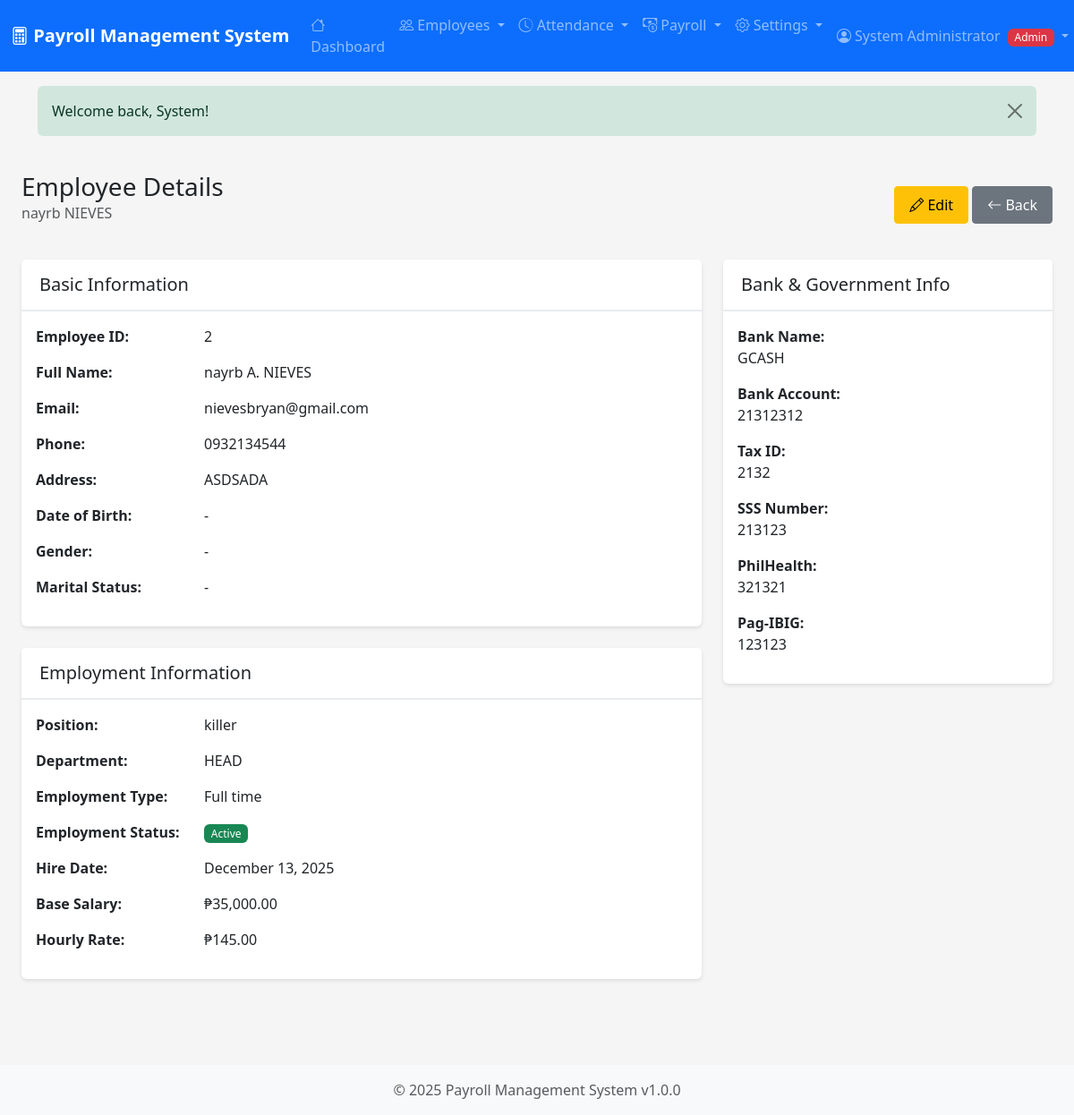
/employees/view.php?id=2 (signed in), run on the app's committed database.
### tables this page shows
CREATE TABLE `employees` (
  `id` int(11) NOT NULL,
  `user_id` int(11) DEFAULT NULL,
  `employee_id` varchar(20) NOT NULL,
  `first_name` varchar(50) NOT NULL,
  `last_name` varchar(50) NOT NULL,
  `middle_name` varchar(50) DEFAULT NULL,
  `email` varchar(100) NOT NULL,
  `phone` varchar(20) DEFAULT NULL,
  `address` text DEFAULT NULL,
  `date_of_birth` date DEFAULT NULL,
  `gender` enum('male','female','other') DEFAULT NULL,
  `marital_status` enum('single','married','divorced','widowed') DEFAULT NULL,
  `position` varchar(100) NOT NULL,
  `department` varchar(100) NOT NULL,
  `employment_type` enum('full-time','part-time','contract','intern') DEFAULT 'full-time',
  `employment_status` enum('active','on-leave','suspended','terminated') DEFAULT 'active',
  `hire_date` date NOT NULL,
  `termination_date` date DEFAULT NULL,
  `base_salary` decimal(12,2) NOT NULL,
  `hourly_rate` decimal(10,2) DEFAULT NULL,
  `bank_name` varchar(100) DEFAULT NULL,
  `bank_account` varchar(50) DEFAULT NULL,
  `tax_id` varchar(50) DEFAULT NULL,
  `sss_number` varchar(20) DEFAULT NULL,
  `philhealth_number` varchar(20) DEFAULT NULL,
  `pagibig_number` varchar(20) DEFAULT NULL,
  `created_at` timestamp NOT NULL DEFAULT current_timestamp(),
  `updated_at` timestamp NOT NULL DEFAULT current_timestamp() ON UPDATE current_timestamp()
);

### includes/functions.php (called while the page is built, shortened)
<?php
function formatCurrency($amount) {
    return '₱' . number_format($amount, 2, '.', ',');
}
function formatDate($date, $format = DISPLAY_DATE_FORMAT) {
    return date($format, strtotime($date));
}
function getStatusBadge($status) {
    $badges = [
        'active' => 'success',
        'on-leave' => 'warning',
        'suspended' => 'danger',
        'terminated' => 'dark',
        'pending' => 'warning',
        'approved' => 'success',
        'rejected' => 'danger',
        'draft' => 'secondary',
        'processing' => 'info',
        'completed' => 'success',
        'locked' => 'dark',
        'paid' => 'success',
        'cancelled' => 'danger'
    ];
    return $badges[$status] ?? 'secondary';
}

### employees/view.php (the view, shortened to what this page needs)
<?php
require_once __DIR__ . '/../includes/functions.php';
$database = new Database();
$conn = $database->getConnection();
$id = intval($_GET['id'] ?? 0);
$query = "SELECT e.*, u.username
          FROM employees e
          LEFT JOIN users u ON e.user_id = u.id
          WHERE e.id = :id";
$stmt = $conn->prepare($query);
$stmt->bindParam(':id', $id);
$stmt->execute();
require_once __DIR__ . '/../includes/header.php';
$employee = $stmt->fetch();
?>
<div class="container-fluid">
    <div class="row mb-4">
        <div class="col-12">
            <div class="d-flex justify-content-between align-items-center">
                <div>
                    <h1 class="h3 mb-0">Employee Details</h1>
                    <p class="text-muted"><?php echo htmlspecialchars($employee['first_name'] . ' ' . $employee['last_name']); ?></p>
                </div>
                <div>
                    <a href="<?php echo BASE_URL; ?>employees/edit.php?id=<?php echo $id; ?>" class="btn btn-warning">
                        <i class="bi bi-pencil"></i> Edit
                    </a>
                    <a href="<?php echo BASE_URL; ?>employees/index.php" class="btn btn-secondary">
                        <i class="bi bi-arrow-left"></i> Back
                    </a>
                </div>
            </div>
        </div>
    </div>
    <div class="row">
        <div class="col-md-8">
            <div class="card">
                <div class="card-header">
                    <h5 class="mb-0">Basic Information</h5>
                </div>
                <div class="card-body">
                    <div class="row mb-3">
                        <div class="col-md-3"><strong>Employee ID:</strong></div>
                        <div class="col-md-9"><?php echo htmlspecialchars($employee['employee_id']); ?></div>
                    </div>
                    <div class="row mb-3">
                        <div class="col-md-3"><strong>Full Name:</strong></div>
                        <div class="col-md-9"><?php echo htmlspecialchars($employee['first_name'] . ' ' . ($employee['middle_name'] ? $employee['middle_name'] . ' ' : '') . $employee['last_name']); ?></div>
                    </div>
                    <div class="row mb-3">
                        <div class="col-md-3"><strong>Email:</strong></div>
                        <div class="col-md-9"><?php echo htmlspecialchars($employee['email']); ?></div>
                    </div>
                    <div class="row mb-3">
                        <div class="col-md-3"><strong>Phone:</strong></div>
                        <div class="col-md-9"><?php echo htmlspecialchars($employee['phone'] ?: '-'); ?></div>
                    </div>
                    <div class="row mb-3">
                        <div class="col-md-3"><strong>Address:</strong></div>
                        <div class="col-md-9"><?php echo htmlspecialchars($employee['address'] ?: '-'); ?></div>
                    </div>
                    <div class="row mb-3">
                        <div class="col-md-3"><strong>Date of Birth:</strong></div>
                        <div class="col-md-9"><?php echo $employee['date_of_birth'] ? formatDate($employee['date_of_birth']) : '-'; ?></div>
                    </div>
                    <div class="row mb-3">
                        <div class="col-md-3"><strong>Gender:</strong></div>
                        <div class="col-md-9"><?php echo ucfirst($employee['gender'] ?: '-'); ?></div>
                    </div>
                    <div class="row mb-3">
                        <div class="col-md-3"><strong>Marital Status:</strong></div>
                        <div class="col-md-9"><?php echo ucfirst($employee['marital_status'] ?: '-'); ?></div>
                    </div>
                </div>
            </div>
            <div class="card mt-3">
                <div class="card-header">
                    <h5 class="mb-0">Employment Information</h5>
                </div>
                <div class="card-body">
                    <div class="row mb-3">
                        <div class="col-md-3"><strong>Position:</strong></div>
                        <div class="col-md-9"><?php echo htmlspecialchars($employee['position']); ?></div>
                    </div>
                    <div class="row mb-3">
                        <div class="col-md-3"><strong>Department:</strong></div>
                        <div class="col-md-9"><?php echo htmlspecialchars($employee['department']); ?></div>
                    </div>
                    <div class="row mb-3">
                        <div class="col-md-3"><strong>Employment Type:</strong></div>
                        <div class="col-md-9"><?php echo ucfirst(str_replace('-', ' ', $employee['employment_type'])); ?></div>
                    </div>
                    <div class="row mb-3">
                        <div class="col-md-3"><strong>Employment Status:</strong></div>
                        <div class="col-md-9">
                            <span class="badge bg-<?php echo getStatusBadge($employee['employment_status']); ?>">
                                <?php echo ucfirst($employee['employment_status']); ?>
                            </span>
                        </div>
                    </div>
                    <div class="row mb-3">
                        <div class="col-md-3"><strong>Hire Date:</strong></div>
                        <div class="col-md-9"><?php echo formatDate($employee['hire_date']); ?></div>
                    </div>
                    <div class="row mb-3">
                        <div class="col-md-3"><strong>Base Salary:</strong></div>
                        <div class="col-md-9"><?php echo formatCurrency($employee['base_salary']); ?></div>
                    </div>
                    <div class="row mb-3">
                        <div class="col-md-3"><strong>Hourly Rate:</strong></div>
                        <div class="col-md-9"><?php echo $employee['hourly_rate'] ? formatCurrency($employee['hourly_rate']) : '-'; ?></div>
                    </div>
                </div>
            </div>
        </div>
        <div class="col-md-4">
            <div class="card">
                <div class="card-header">
                    <h5 class="mb-0">Bank & Government Info</h5>
                </div>
                <div class="card-body">
                    <p><strong>Bank Name:</strong><br><?php echo htmlspecialchars($employee['bank_name'] ?: '-'); ?></p>
                    <p><strong>Bank Account:</strong><br><?php echo htmlspecialchars($employee['bank_account'] ?: '-'); ?></p>
                    <p><strong>Tax ID:</strong><br><?php echo htmlspecialchars($employee['tax_id'] ?: '-'); ?></p>
                    <p><strong>SSS Number:</strong><br><?php echo htmlspecialchars($employee['sss_number'] ?: '-'); ?></p>
                    <p><strong>PhilHealth:</strong><br><?php echo htmlspecialchars($employee['philhealth_number'] ?: '-'); ?></p>
                    <p><strong>Pag-IBIG:</strong><br><?php echo htmlspecialchars($employee['pagibig_number'] ?: '-'); ?></p>
                </div>
            </div>
        </div>
    </div>
</div>
<?php require_once __DIR__ . '/../includes/footer.php'; ?>

### assets/css/style.css (style rules this page uses)
:root { --primary-color: #0d6efd; --secondary-color: #6c757d; --success-color: #198754; --danger-color: #dc3545; --warning-color: #ffc107; --info-color: #0dcaf0; --light-color: #f8f9fa; --dark-color: #212529; }
body { font-family: 'Segoe UI', Tahoma, Geneva, Verdana, sans-serif; background-color: #f5f5f5; min-height: 100vh; display: flex; flex-direction: column; }
.card { border: none; box-shadow: 0 2px 4px rgba(0, 0, 0, 0.1); transition: box-shadow 0.3s; margin-bottom: 1.5rem; }
.card-header { background-color: #fff; border-bottom: 2px solid #e9ecef; font-weight: 600; padding: 1rem 1.25rem; }
.badge { padding: 0.35em 0.65em; font-weight: 500; }
.btn { border-radius: 4px; font-weight: 500; padding: 0.5rem 1rem; transition: all 0.3s; }

### data on the page
employees: first_name+last_name "nayrb NIEVES", employee "2", first_name+middle_name+last_name "nayrb A. NIEVES", email "nievesbryan@gmail.com", phone "0932134544", address "ASDSADA", gender "-", marital_status "-", position "killer", department "HEAD", employment_type "Full time", employment_status "Active", hire_date "December 13, 2025", base_salary "₱35,000.00", hourly_rate "₱145.00", bank_name "GCASH", bank_account "21312312", tax "2132", sss_number "213123", philhealth_number "321321", pagibig_number "123123"

### other printed values
APP_NAME "Payroll Management System"
$currentUser['full_name'] "System Administrator"
$currentUser['role'] "Admin"
$flashMessage['message'] "Welcome back, System!"
APP_VERSION "1.0.0"
